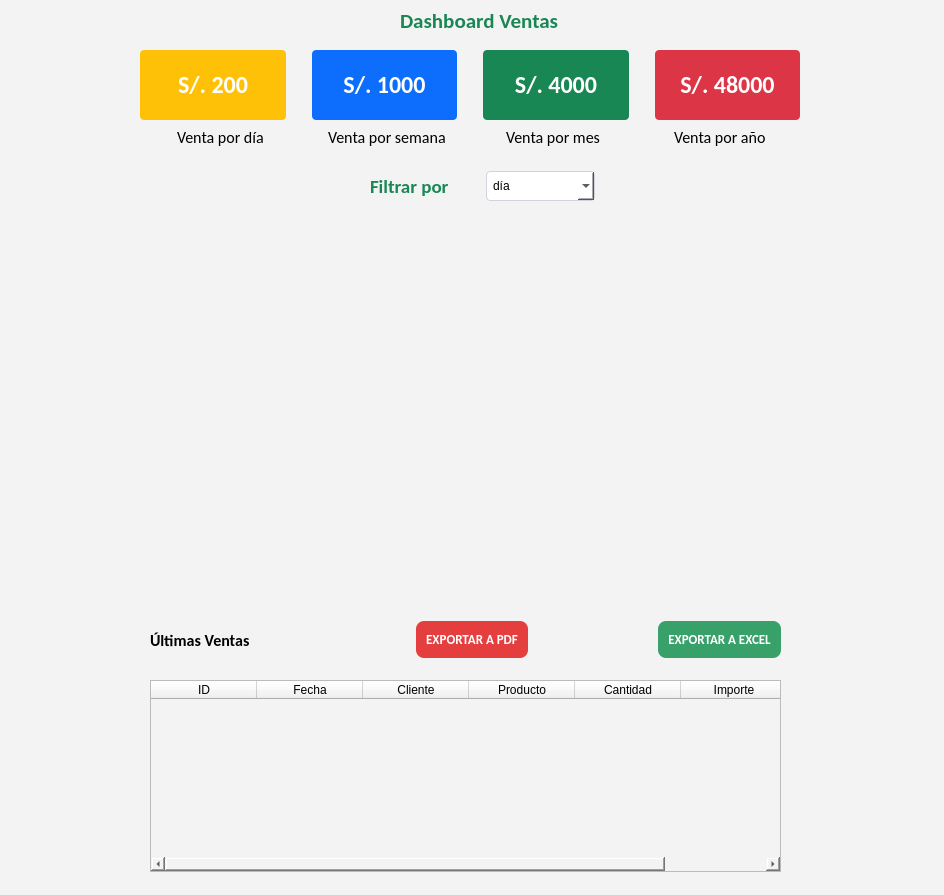
<?xml version="1.0" encoding="UTF-8"?>
<ui version="4.0">
 <class>MainWindow</class>
 <widget class="QMainWindow" name="MainWindow">
  <property name="geometry">
   <rect>
    <x>0</x>
    <y>0</y>
    <width>944</width>
    <height>895</height>
   </rect>
  </property>
  <property name="windowTitle">
   <string>MainWindow</string>
  </property>
  <property name="layoutDirection">
   <enum>Qt::LeftToRight</enum>
  </property>
  <property name="styleSheet">
   <string notr="true">background-color: rgb(243, 243, 243);</string>
  </property>
  <property name="sales-graphic" stdset="0">
   <pixmap>../Pictures/qt-graphics-brigthness.png</pixmap>
  </property>
  <widget class="QWidget" name="centralwidget">
   <widget class="QLabel" name="label">
    <property name="geometry">
     <rect>
      <x>400</x>
      <y>0</y>
      <width>161</width>
      <height>41</height>
     </rect>
    </property>
    <property name="font">
     <font>
      <family>Calibri</family>
      <pointsize>16</pointsize>
      <weight>75</weight>
      <bold>true</bold>
     </font>
    </property>
    <property name="styleSheet">
     <string notr="true">color: #198754;</string>
    </property>
    <property name="text">
     <string>Dashboard Ventas</string>
    </property>
   </widget>
   <widget class="QLabel" name="label_7">
    <property name="geometry">
     <rect>
      <x>220</x>
      <y>220</y>
      <width>501</width>
      <height>361</height>
     </rect>
    </property>
    <property name="text">
     <string/>
    </property>
    <property name="pixmap">
     <pixmap>../Pictures/qt-graphics-brigthness.png</pixmap>
    </property>
    <property name="scaledContents">
     <bool>true</bool>
    </property>
   </widget>
   <widget class="QTableWidget" name="tableWidget">
    <property name="geometry">
     <rect>
      <x>150</x>
      <y>680</y>
      <width>631</width>
      <height>192</height>
     </rect>
    </property>
    <attribute name="horizontalHeaderDefaultSectionSize">
     <number>106</number>
    </attribute>
    <column>
     <property name="text">
      <string>ID</string>
     </property>
    </column>
    <column>
     <property name="text">
      <string>Fecha</string>
     </property>
    </column>
    <column>
     <property name="text">
      <string>Cliente</string>
     </property>
    </column>
    <column>
     <property name="text">
      <string>Producto</string>
     </property>
    </column>
    <column>
     <property name="text">
      <string>Cantidad</string>
     </property>
    </column>
    <column>
     <property name="text">
      <string>Importe</string>
     </property>
    </column>
   </widget>
   <widget class="QWidget" name="layoutWidget">
    <property name="geometry">
     <rect>
      <x>370</x>
      <y>170</y>
      <width>225</width>
      <height>32</height>
     </rect>
    </property>
    <layout class="QHBoxLayout" name="horizontalLayout">
     <item>
      <widget class="QLabel" name="label_3">
       <property name="font">
        <font>
         <family>Calibri</family>
         <pointsize>14</pointsize>
         <weight>75</weight>
         <bold>true</bold>
        </font>
       </property>
       <property name="styleSheet">
        <string notr="true">color: #198754;</string>
       </property>
       <property name="text">
        <string>Filtrar por</string>
       </property>
      </widget>
     </item>
     <item>
      <widget class="QComboBox" name="comboBox">
       <property name="styleSheet">
        <string notr="true">background-color: rgb(255, 255, 255);
border-radius: 4px;
padding: 6px;
border: 1px solid #ced4da;</string>
       </property>
       <item>
        <property name="text">
         <string>día</string>
        </property>
       </item>
       <item>
        <property name="text">
         <string>semana</string>
        </property>
       </item>
       <item>
        <property name="text">
         <string>mes</string>
        </property>
       </item>
       <item>
        <property name="text">
         <string>año</string>
        </property>
       </item>
      </widget>
     </item>
    </layout>
   </widget>
   <widget class="QWidget" name="layoutWidget">
    <property name="geometry">
     <rect>
      <x>140</x>
      <y>50</y>
      <width>660</width>
      <height>98</height>
     </rect>
    </property>
    <layout class="QGridLayout" name="gridLayout">
     <item row="1" column="1" alignment="Qt::AlignHCenter">
      <widget class="QLabel" name="label_4">
       <property name="font">
        <font>
         <family>Calibri</family>
         <pointsize>12</pointsize>
        </font>
       </property>
       <property name="text">
        <string>Venta por semana</string>
       </property>
      </widget>
     </item>
     <item row="1" column="2" alignment="Qt::AlignHCenter">
      <widget class="QLabel" name="label_5">
       <property name="font">
        <font>
         <family>Calibri</family>
         <pointsize>12</pointsize>
        </font>
       </property>
       <property name="text">
        <string>Venta por mes</string>
       </property>
      </widget>
     </item>
     <item row="1" column="0" alignment="Qt::AlignHCenter">
      <widget class="QLabel" name="label_2">
       <property name="font">
        <font>
         <family>Calibri</family>
         <pointsize>12</pointsize>
         <stylestrategy>PreferAntialias</stylestrategy>
        </font>
       </property>
       <property name="layoutDirection">
        <enum>Qt::RightToLeft</enum>
       </property>
       <property name="text">
        <string>Venta por día</string>
       </property>
      </widget>
     </item>
     <item row="1" column="3" alignment="Qt::AlignHCenter">
      <widget class="QLabel" name="label_6">
       <property name="font">
        <font>
         <family>Calibri</family>
         <pointsize>12</pointsize>
        </font>
       </property>
       <property name="text">
        <string>Venta por año</string>
       </property>
      </widget>
     </item>
     <item row="0" column="0" colspan="4">
      <layout class="QHBoxLayout" name="horizontalLayout_2">
       <item>
        <widget class="QPushButton" name="pushButton_3">
         <property name="font">
          <font>
           <family>Calibri</family>
           <pointsize>18</pointsize>
           <weight>75</weight>
           <bold>true</bold>
          </font>
         </property>
         <property name="styleSheet">
          <string notr="true">background-color: #ffc107;
border-radius: 4px;
color: #ffffff;
padding: 20px;
width: 100px;</string>
         </property>
         <property name="text">
          <string>S/. 200</string>
         </property>
        </widget>
       </item>
       <item>
        <spacer name="verticalSpacer">
         <property name="orientation">
          <enum>Qt::Vertical</enum>
         </property>
         <property name="sizeHint" stdset="0">
          <size>
           <width>20</width>
           <height>40</height>
          </size>
         </property>
        </spacer>
       </item>
       <item>
        <widget class="QPushButton" name="pushButton">
         <property name="font">
          <font>
           <family>Calibri</family>
           <pointsize>18</pointsize>
           <weight>75</weight>
           <bold>true</bold>
          </font>
         </property>
         <property name="styleSheet">
          <string notr="true">background-color: rgb(13, 110, 253);
border-radius: 4px;
color: #ffffff;
padding: 20px;
width: 100px;</string>
         </property>
         <property name="text">
          <string>S/. 1000</string>
         </property>
        </widget>
       </item>
       <item>
        <spacer name="verticalSpacer_2">
         <property name="orientation">
          <enum>Qt::Vertical</enum>
         </property>
         <property name="sizeHint" stdset="0">
          <size>
           <width>20</width>
           <height>40</height>
          </size>
         </property>
        </spacer>
       </item>
       <item>
        <widget class="QPushButton" name="pushButton_2">
         <property name="font">
          <font>
           <family>Calibri</family>
           <pointsize>18</pointsize>
           <weight>75</weight>
           <bold>true</bold>
          </font>
         </property>
         <property name="styleSheet">
          <string notr="true">background-color: #198754;
border-radius: 4px;
color: #fff;
padding: 20px;
width: 100px;</string>
         </property>
         <property name="text">
          <string>S/. 4000</string>
         </property>
        </widget>
       </item>
       <item>
        <spacer name="verticalSpacer_3">
         <property name="orientation">
          <enum>Qt::Vertical</enum>
         </property>
         <property name="sizeHint" stdset="0">
          <size>
           <width>20</width>
           <height>40</height>
          </size>
         </property>
        </spacer>
       </item>
       <item>
        <widget class="QPushButton" name="pushButton_5">
         <property name="font">
          <font>
           <family>Calibri</family>
           <pointsize>18</pointsize>
           <weight>75</weight>
           <bold>true</bold>
          </font>
         </property>
         <property name="styleSheet">
          <string notr="true">background-color: #dc3545;
border-radius: 4px;
color: #ffffff;
padding: 20px;
width: 100px;</string>
         </property>
         <property name="text">
          <string>S/. 48000</string>
         </property>
        </widget>
       </item>
      </layout>
     </item>
    </layout>
   </widget>
   <widget class="QWidget" name="">
    <property name="geometry">
     <rect>
      <x>150</x>
      <y>620</y>
      <width>631</width>
      <height>40</height>
     </rect>
    </property>
    <layout class="QGridLayout" name="gridLayout_2">
     <item row="0" column="9">
      <layout class="QHBoxLayout" name="horizontalLayout_3">
       <item>
        <widget class="QPushButton" name="pushButton_6">
         <property name="font">
          <font>
           <family>Calibri</family>
           <pointsize>10</pointsize>
           <weight>75</weight>
           <bold>true</bold>
          </font>
         </property>
         <property name="styleSheet">
          <string notr="true">background-color: #E53E3E;
color: #fff;
border-radius: 8px;
padding: 10px;</string>
         </property>
         <property name="text">
          <string>EXPORTAR A PDF</string>
         </property>
         <property name="icon">
          <iconset>
           <normaloff>../Downloads/icons8-pdf-20.png</normaloff>../Downloads/icons8-pdf-20.png</iconset>
         </property>
        </widget>
       </item>
       <item>
        <spacer name="horizontalSpacer">
         <property name="orientation">
          <enum>Qt::Horizontal</enum>
         </property>
         <property name="sizeHint" stdset="0">
          <size>
           <width>40</width>
           <height>20</height>
          </size>
         </property>
        </spacer>
       </item>
       <item>
        <widget class="QPushButton" name="pushButton_4">
         <property name="font">
          <font>
           <family>Calibri</family>
           <pointsize>10</pointsize>
           <weight>75</weight>
           <bold>true</bold>
          </font>
         </property>
         <property name="styleSheet">
          <string notr="true">background-color: #38A169;
color: #fff;
border-radius: 8px;
padding: 10px;
</string>
         </property>
         <property name="text">
          <string>EXPORTAR A EXCEL</string>
         </property>
         <property name="icon">
          <iconset>
           <normaloff>../Downloads/icons8-excel-20.png</normaloff>../Downloads/icons8-excel-20.png</iconset>
         </property>
        </widget>
       </item>
      </layout>
     </item>
     <item row="0" column="0">
      <widget class="QLabel" name="label_8">
       <property name="font">
        <font>
         <family>Calibri</family>
         <pointsize>12</pointsize>
         <weight>75</weight>
         <bold>true</bold>
        </font>
       </property>
       <property name="text">
        <string>Últimas Ventas</string>
       </property>
      </widget>
     </item>
     <item row="0" column="1">
      <spacer name="verticalSpacer_4">
       <property name="orientation">
        <enum>Qt::Vertical</enum>
       </property>
       <property name="sizeHint" stdset="0">
        <size>
         <width>20</width>
         <height>40</height>
        </size>
       </property>
      </spacer>
     </item>
     <item row="0" column="2">
      <spacer name="verticalSpacer_5">
       <property name="orientation">
        <enum>Qt::Vertical</enum>
       </property>
       <property name="sizeHint" stdset="0">
        <size>
         <width>20</width>
         <height>40</height>
        </size>
       </property>
      </spacer>
     </item>
     <item row="0" column="3">
      <spacer name="verticalSpacer_6">
       <property name="orientation">
        <enum>Qt::Vertical</enum>
       </property>
       <property name="sizeHint" stdset="0">
        <size>
         <width>20</width>
         <height>40</height>
        </size>
       </property>
      </spacer>
     </item>
     <item row="0" column="5">
      <spacer name="verticalSpacer_8">
       <property name="orientation">
        <enum>Qt::Vertical</enum>
       </property>
       <property name="sizeHint" stdset="0">
        <size>
         <width>20</width>
         <height>40</height>
        </size>
       </property>
      </spacer>
     </item>
     <item row="0" column="4">
      <spacer name="verticalSpacer_7">
       <property name="orientation">
        <enum>Qt::Vertical</enum>
       </property>
       <property name="sizeHint" stdset="0">
        <size>
         <width>20</width>
         <height>40</height>
        </size>
       </property>
      </spacer>
     </item>
     <item row="0" column="6">
      <spacer name="verticalSpacer_9">
       <property name="orientation">
        <enum>Qt::Vertical</enum>
       </property>
       <property name="sizeHint" stdset="0">
        <size>
         <width>20</width>
         <height>40</height>
        </size>
       </property>
      </spacer>
     </item>
     <item row="0" column="7">
      <spacer name="verticalSpacer_10">
       <property name="orientation">
        <enum>Qt::Vertical</enum>
       </property>
       <property name="sizeHint" stdset="0">
        <size>
         <width>20</width>
         <height>40</height>
        </size>
       </property>
      </spacer>
     </item>
     <item row="0" column="8">
      <spacer name="verticalSpacer_11">
       <property name="orientation">
        <enum>Qt::Vertical</enum>
       </property>
       <property name="sizeHint" stdset="0">
        <size>
         <width>20</width>
         <height>40</height>
        </size>
       </property>
      </spacer>
     </item>
    </layout>
   </widget>
  </widget>
  <widget class="QStatusBar" name="statusbar"/>
 </widget>
 <resources/>
 <connections/>
</ui>
